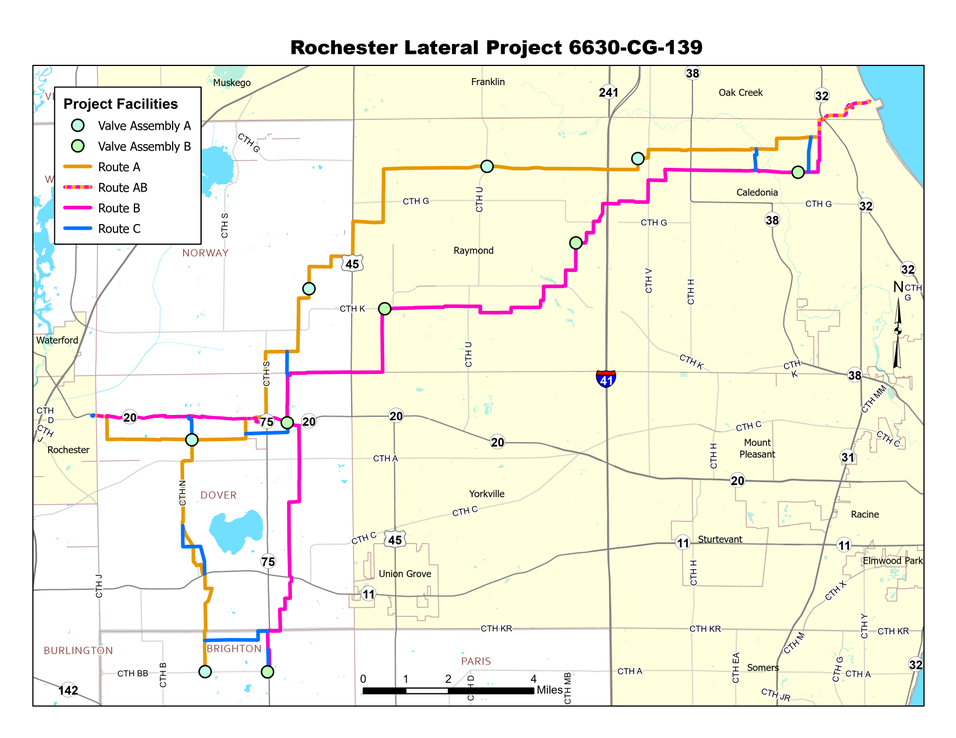
#> input picture batches/united-states-gas/staging/route-creation-newrows-20261020/maps/P8329/RochesterLateralMap-1.png, 956 x 738 px, shrunk from 1650 x 1275 before the run
$ python mask.py
#> lines starting #> are read from the running program, lines starting #| are printed output that depends on the picture; after the words box and inside, x2 and y2 are one past the last pixel; in counts of white or black regions, pixels touching at a corner belong together
from PIL import Image; import numpy as np
im=np.array(Image.open('../../maps/P8329/RochesterLateralMap-1.png').convert('RGB')).astype(int)
def m(c,t=60): return (np.abs(im-np.array(c)).sum(2)<t)
#> called with c = (255, 0, 197), t = 60
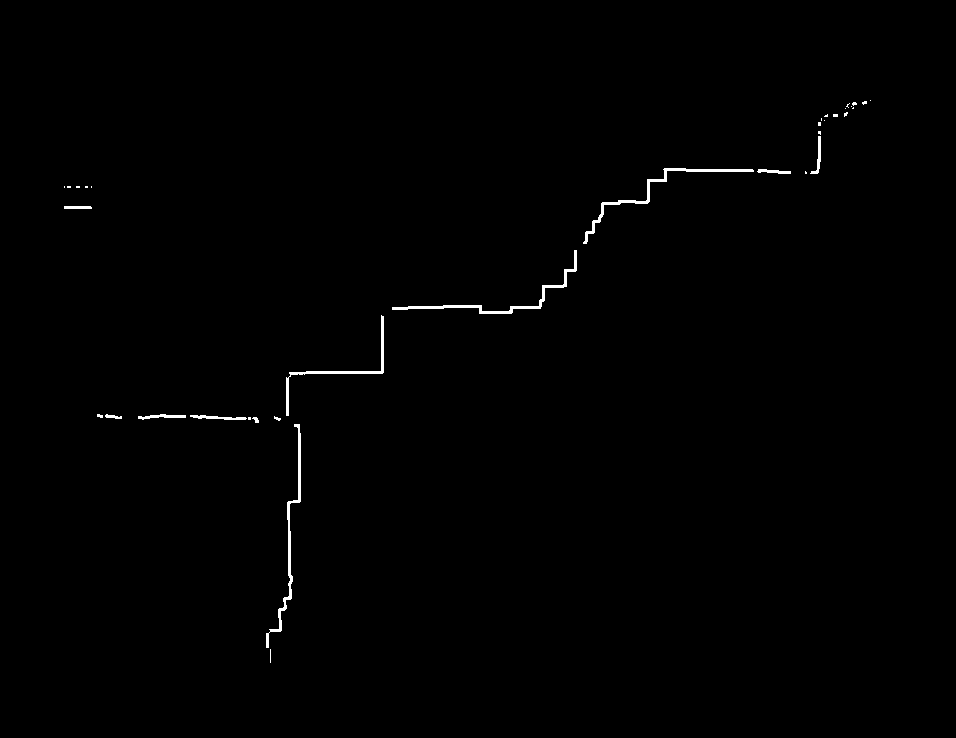
#> returned value: shape (738, 956) bool; 0.52% white; 35 white regions (24 under 20 px), largest, box (x1, y1, x2, y2) and area: (392, 250, 577, 314) 750, (266, 424, 301, 648) 745, (583, 168, 754, 244) 720
mag=m((255,0,197)); org=m((230,152,0)); blu=m((0,112,255))
#> call 2 of m, with c = (230, 152, 0), t = 60
#> in m (call 2), `def m(c,t=60): return (np.abs(im-np.array(c)).sum(2)<t)`:
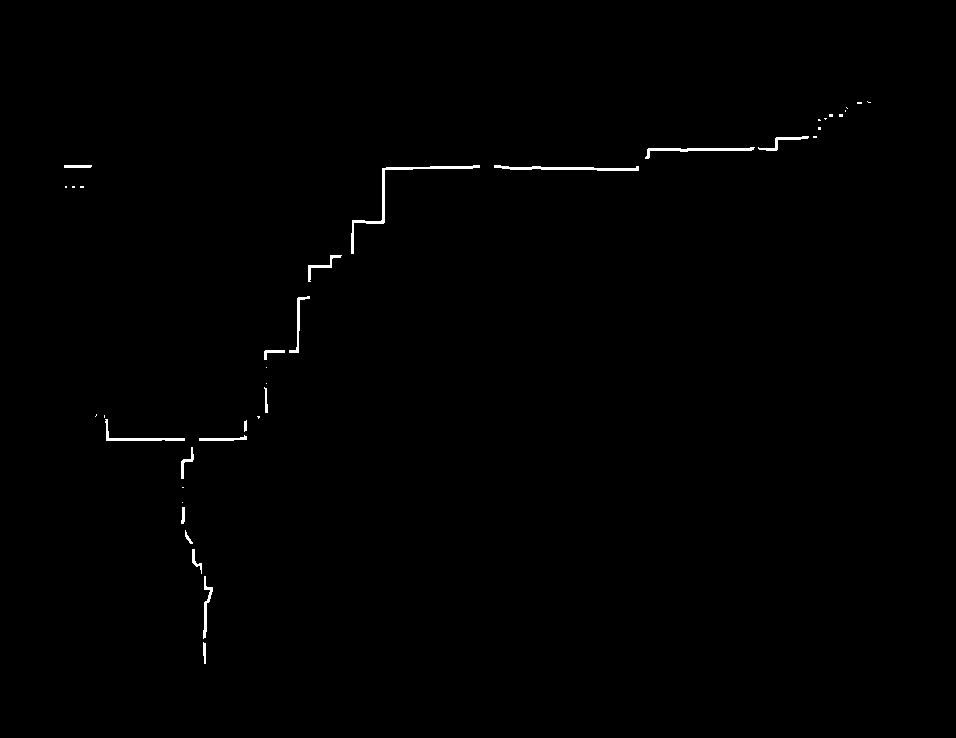
#> returned value: shape (738, 956) bool; 0.46% white; 38 white regions (20 under 20 px), largest, box (x1, y1, x2, y2) and area: (351, 165, 480, 254) 607, (494, 165, 639, 171) 436, (645, 147, 755, 159) 353
#> call 3 of m, with c = (0, 112, 255), t = 60
#> in m (call 3), `def m(c,t=60): return (np.abs(im-np.array(c)).sum(2)<t)`:
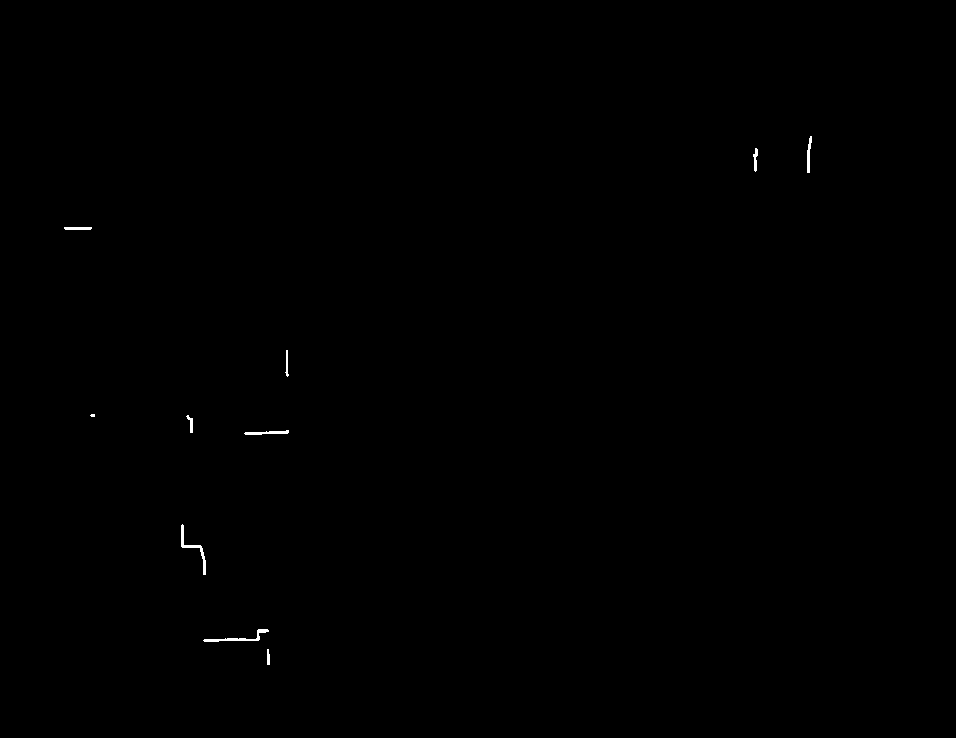
#> returned value: shape (738, 956) bool; 0.14% white; 10 white regions (1 under 20 px), largest, box (x1, y1, x2, y2) and area: (203, 629, 269, 642) 205, (181, 524, 206, 575) 202, (244, 430, 289, 435) 129
out=np.full(im.shape,255,np.uint8)
out[mag]=(255,0,197); out[org]=(230,152,0); out[blu]=(0,112,255)
Image.fromarray(out).save('masks.png')
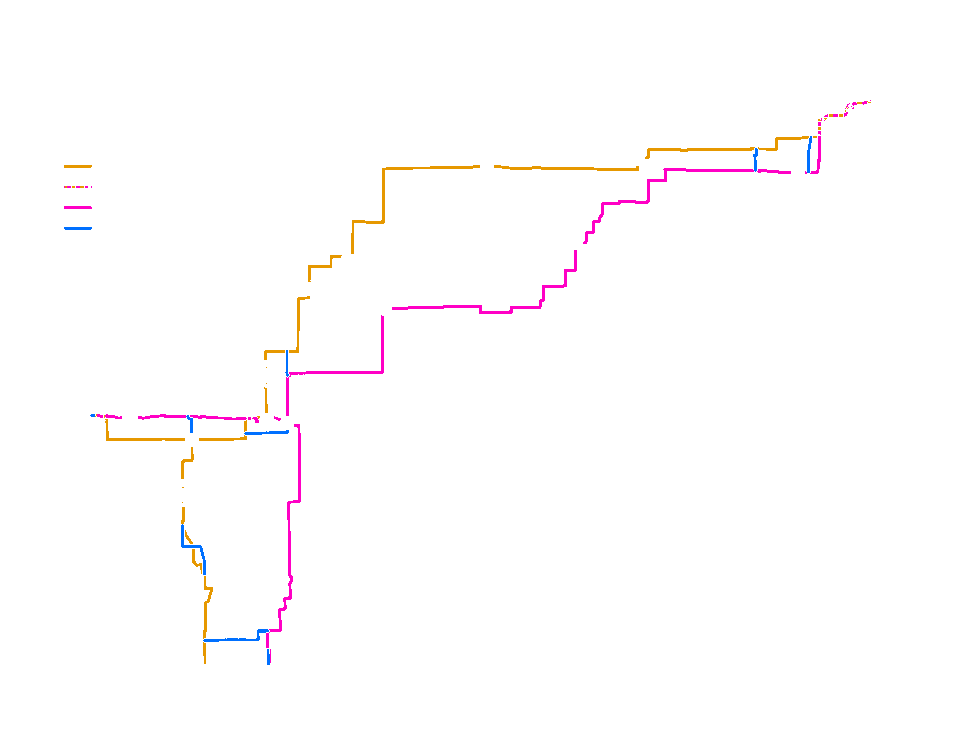
#> saved as masks.png: PIL image 956x738 RGB; mean R, G, B 254.5, 253, 253.5
np.save('mag.npy',mag); np.save('org.npy',org); np.save('blu.npy',blu)
print(mag.sum(),org.sum(),blu.sum())
#| 3670 3262 966
